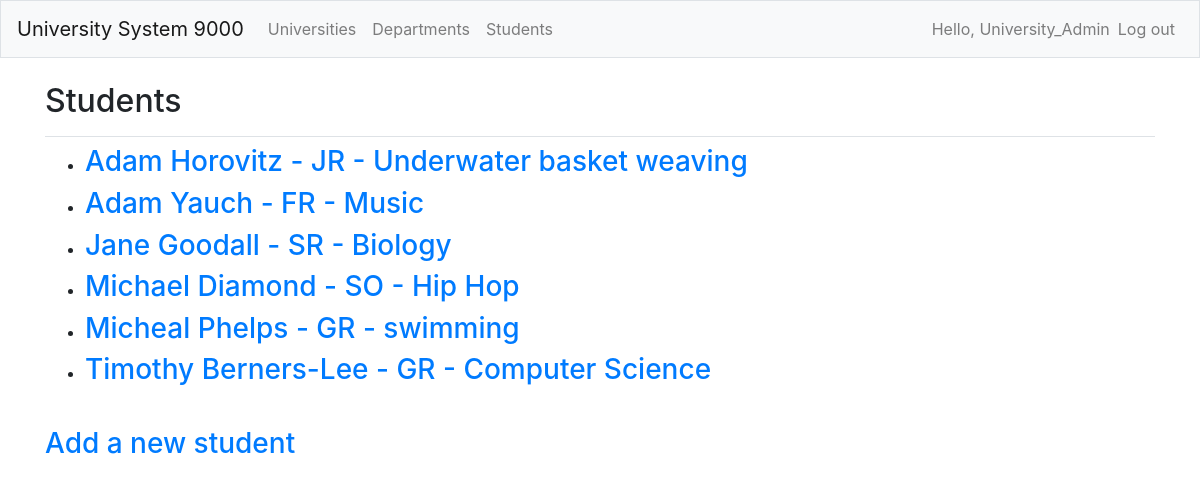
The app's page /students/ (signed in) with its own data.
### students/models.py (models this page shows, shortened)
class Student(models.Model):
    name = models.CharField(max_length=50)
    email = models.CharField(max_length=50)
    major = models.CharField(max_length=50)
    FRESHMAN = 'FR'
    SOPHOMORE = 'SO'
    JUNIOR = 'JR'
    SENIOR = 'SR'
    GRADUATE = 'GR'
    YEAR_IN_SCHOOL_CHOICES = [
        (FRESHMAN, 'Freshman'),
        (SOPHOMORE, 'Sophomore'),
        (JUNIOR, 'Junior'),
        (SENIOR, 'Senior'),
        (GRADUATE, 'Graduate'),
    ]
    year_in_school = models.CharField(
        max_length=2,
        choices=YEAR_IN_SCHOOL_CHOICES,
        default=FRESHMAN,
    )
    date_enrolled = models.DateField(auto_now_add=False)
    major_department = models.ForeignKey(Department, on_delete=models.CASCADE)
    owner = models.ForeignKey(User, on_delete=models.CASCADE)

### students/views.py (the view)
# urls.py: path('', views.students, name='students'),
@login_required
def students(request):
    students = Student.objects.filter(owner=request.user).order_by('name')
    context = {'students': students}
    return render(request, 'students/students.html', context)

### students/templates/students/students.html
{% extends "universities/base.html" %}
{% block page_header %}
  <h2>Students</h2>
{% endblock page_header %}
{% block content %}
<ul>
  {% for student in students %}
    <li>
      <h3>
        <a href="{% url 'students:student' student.id %}">{{student.name}} - {{student.year_in_school}} - {{student.major}} </a>
      </h3>
    </li>
  {% empty %}
    <li>
      <h3>
        No students have been added yet
      </h3>
    </li>
  {% endfor %}
</ul>
<br>
<h3><a href="{% url 'students:new_student'%}">Add a new student</a></h3>
{% endblock content %}

### universities/templates/universities/base.html (shortened to what this page needs)
{% load bootstrap4 %}
<!DOCTYPE html>
<html lang="en">
<head>
  {% bootstrap_css %}
</head>
<body>
  <nav class="navbar navbar-expand-md navbar-light bg-light mb-4 border">
    <a class="navbar-brand" href="{% url 'universities:index' %}">University System 9000</a>
    <div class="collapse navbar-collapse" id="navbarCollapse">
      <ul class="navbar-nav mr-auto">
        <li class="nav-item">
          <a class="nav-link" href="{% url 'universities:universities' %}">Universities</a>
        </li>
        <li class="nav-item">
          <a class="nav-link" href="{% url 'departments:departments' %}">Departments</a>
        </li>
        <li class="nav-item">
          <a class="nav-link" href="{% url 'students:students' %}">Students</a>
        </li>
      </ul>
      <ul class="navbar-nav ml-auto">
        {% if user.is_authenticated %}
          <li class="nav-item">
            <span class="navbar-text">Hello, {{ user.username }}</span>
          </li>
          <li class="nav-item">
            <a class="nav-link" href="{% url 'users:logout' %}">Log out</a>
          </li>
        {% endif %}
      </ul>
    </div>
  </nav>
  <main role="main" class="container">
      <div class="pb-2 mb-2 border-bottom">
        {% block page_header %}{% endblock page_header %}
      </div>
      <div>
        {% block content %}{% endblock content %}
      </div>
  </main>
</body>
</html>

### records on screen
Student: name "Adam Horovitz", year_in_school "JR", major "Underwater basket weaving"
Student: name "Adam Yauch", year_in_school "FR", major "Music"
Student: name "Jane Goodall", year_in_school "SR", major "Biology"
Student: name "Michael Diamond", year_in_school "SO", major "Hip Hop"
Student: name "Micheal Phelps", year_in_school "GR", major "swimming"
Student: name "Timothy Berners-Lee", year_in_school "GR", major "Computer Science"

### other values on screen
{{ user.username }} "University_Admin"
